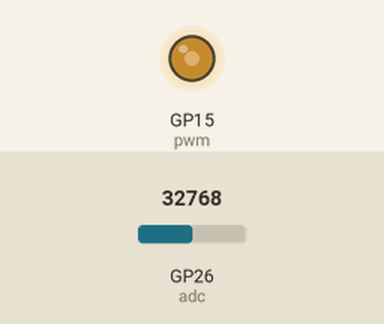
A program run on a simulated Raspberry Pi Pico running MicroPython. Shown: output pins drawn as LEDs (lit = HIGH). The inputs (shaded band) are chosen by the test bench; at power-on: GP26 (adc) = 32768 (analog values on the 0–65535 scale).

Above: at 1.2 s.
1.3 s: GP26 (adc) set to 45874
At 2.0 s:
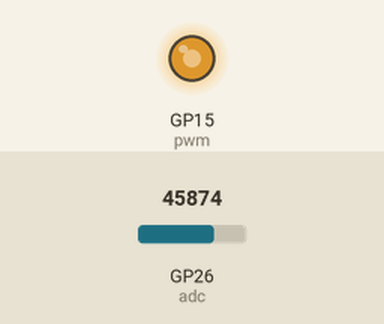
2.8 s: GP26 (adc) set to 57670
At 3.2 s:
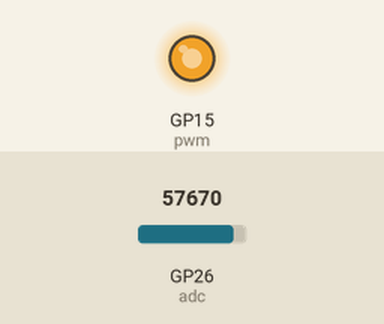
4.3 s: GP26 (adc) set to 7864
At 5.5 s:
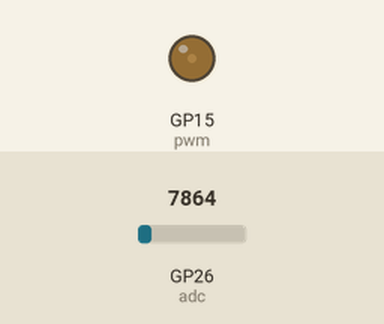
5.8 s: GP26 (adc) set to 0
At 6.7 s:
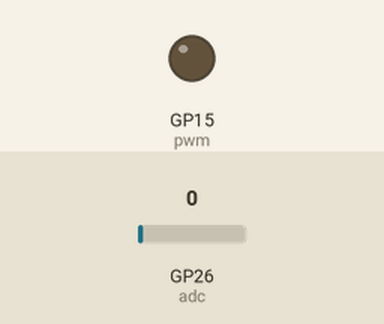
Timing chart, 0 to 8.3 s (numbered marks = the images above; inputs shaded):
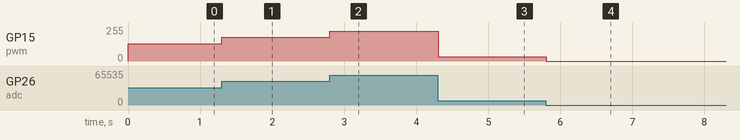

The program:

10.1_Soft_LED.py
```python
from machine import ADC, Pin, PWM
import time
adc = ADC(26)
pwm = PWM(Pin(15))
pwm.freq(1000)
try:
    while True:
        adcValue = adc.read_u16()
        pwm.duty_u16(adcValue)
        time.sleep(0.1)
except:
    pwm.deinit()
```

Measured:
- after the input at 1.3 s, GP15 (pwm): 128/255 → 178/255 at once
- after the input at 2.8 s, GP15 (pwm): 178/255 → 224/255 at once
- after the input at 4.3 s, GP15 (pwm): 224/255 → 31/255 at once
- after the input at 5.8 s, GP15 (pwm): 31/255 → 0/255 at once
